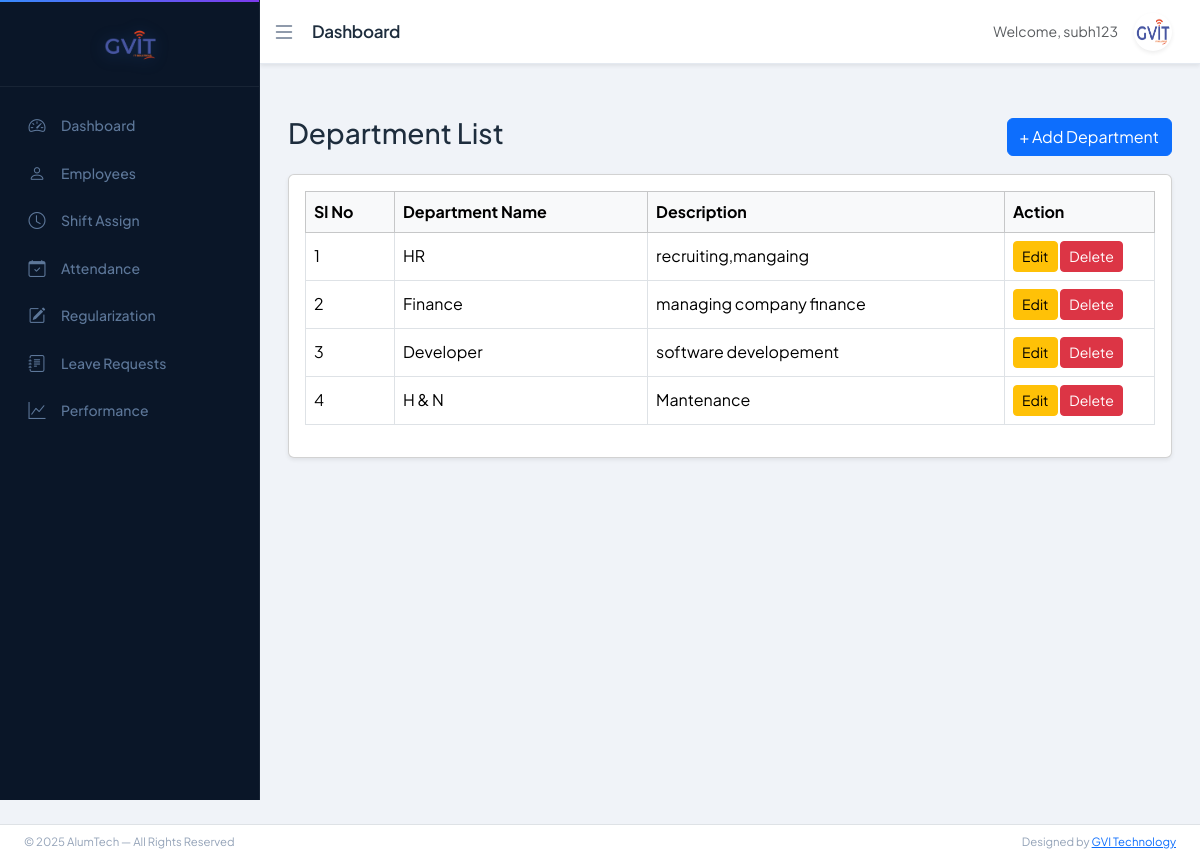
The app's page /department/ (signed in) with its own data.
### app/models.py (models this page shows, shortened)
class Department(models.Model):
    name = models.CharField(max_length=100, unique=True)
    description = models.TextField(blank=True)

### app/views.py (the view)
# urls.py: path('department/', views.department_list, name='department_list'),
@login_required(login_url='login')
def department_list(request):
    return render(request, 'department/department_list.html', {
        'departments': Department.objects.all().order_by('id')
    })

### templates/department/department_list.html (shortened to what this page needs)
{% extends 'base_dashboard.html' %}
{% block content %}
<div class="d-flex justify-content-between align-items-center mb-3">
  <h3>Department List</h3>
  <a href="{% url 'department_add' %}" class="btn btn-primary">
    + Add Department
  </a>
</div>
<div class="card shadow-sm">
  <div class="card-body">
    <table class="table table-bordered table-hover align-middle">
      <thead class="table-light">
        <tr>
          <th>Sl No</th>
          <th>Department Name</th>
          <th>Description</th>
          <th width="150">Action</th>
        </tr>
      </thead>
      <tbody>
        {% for dept in departments %}
        <tr>
          <td>{{ forloop.counter }}</td>
          <td>{{ dept.name }}</td>
          <td>{{ dept.description }}</td>
          <td>
            <a href="{% url 'department_edit' dept.id %}" class="btn btn-sm btn-warning">
              Edit
            </a>
            <a href="{% url 'department_delete' dept.id %}"
               class="btn btn-sm btn-danger"
               onclick="return confirm('Delete this department?')">
              Delete
            </a>
          </td>
        </tr>
        {% empty %}
        <tr>
          <td colspan="4" class="text-center">No departments found</td>
        </tr>
        {% endfor %}
      </tbody>
    </table>
  </div>
</div>
{% endblock %}

### templates/base_dashboard.html (shortened to what this page needs)
{% load static %}
<!doctype html>
<html lang="en">
<head>
<link href="https://cdn.jsdelivr.net/npm/bootstrap@5.3.2/dist/css/bootstrap.min.css" rel="stylesheet">
<link href="https://cdn.jsdelivr.net/npm/bootstrap-icons@1.11.3/font/bootstrap-icons.css" rel="stylesheet">
<link rel="stylesheet" href="{% static 'css/dashboard_style.css' %}">
</head>
<body>
{% if request.user.is_superuser %}
    {% include "includes/sidebar_admin.html" %}
{% elif request.user.employee_profile.role == "HR" %}
    {% include "includes/sidebar_hr.html" %}
{% elif request.user.employee_profile.role == "ACCOUNTS" %}
    {% include "includes/sidebar_accounts.html" %}
{% else %}
    {% include "includes/sidebar_employee.html" %}
{% endif %}
<nav class="navbar navbar-expand-lg navbar-custom shadow-sm" id="navbar">
    <div class="container-fluid">
        <button class="toggle-btn border-0 bg-transparent p-0"
                id="sidebarToggleBtn"
                aria-label="Toggle sidebar"
                aria-expanded="true"
                aria-controls="sidebar">
            <i class="bi bi-list fs-4"></i>
        </button>
        <span class="navbar-brand ms-3 fw-semibold">
            {% block page_title %}Dashboard{% endblock %}
        </span>
        <div class="ms-auto d-flex align-items-center gap-3 me-3">
            <span class="text-muted small">
                Welcome, {{ request.user.username }}
            </span>
            <div class="dropdown">
                <a href="#"
                   class="dropdown-toggle profile-toggle"
                   data-bs-toggle="dropdown"
                   aria-label="User profile menu"
                   aria-haspopup="true"
                   aria-expanded="false">
                    <img src="{% static 'images/gvit.png' %}"
                         width="38"
                         height="38"
                         class="rounded-circle shadow-sm"
                         alt="Profile picture">
                </a>
            </div>
        </div>
    </div>
</nav>
<div class="content mt-4 pb-5" id="content">
    {% block content %}{% endblock %}
</div>
<footer id="footer" class="bg-secondary border-top mt-auto">
    <div class="container-fluid px-4">
        <div class="row align-items-center py-2">
            <div class="col-md-6 small">
                © 2025 AlumTech — All Rights Reserved
            </div>
            <div class="col-md-6 text-md-end small">
                Designed by
                <a href="https://www.gvitechnology.com/" target="_blank">
                    GVI Technology
                </a>
            </div>
        </div>
    </div>
</footer>
</body>
</html>

### static/css/dashboard_style.css (style rules this page uses)
:root { --sidebar-width: 260px; --sidebar-collapsed: 72px; --navbar-height: 64px; --sidebar-bg: #0a1628; --sidebar-surface: #111f38; --sidebar-border: rgba(255,255,255,0.06); --sidebar-active-glow: rgba(56, 139, 253, 0.15); --accent: #388bfd; --accent-soft: rgba(56, 139, 253, 0.18); --accent-glow: 0 0 20px rgba(56, 139, 253, 0.35); --text-primary: #e6edf3; --text-muted: #5d7799; --text-faint: #374a63; --bg-page: #f0f3f8; --surface: #ffffff; --border: #e4e9f0; --shadow-sm: 0 1px 3px rgba(0,0,0,0.06), 0 1px 2px rgba(0,0,0,0.04); --shadow-md: 0 4px 16px rgba(0,0,0,0.08); --radius: 12px; --transition: all 0.3s cubic-bezier(0.4, 0, 0.2, 1); }
*, *::before, *::after { box-sizing: border-box; }
body { overflow-x: hidden; background: var(--bg-page); font-family: 'Plus Jakarta Sans', 'Segoe UI', sans-serif; color: #1e2d3d; -webkit-font-smoothing: antialiased; }
.navbar-custom { background: var(--surface); border-bottom: 1px solid var(--border); margin-left: var(--sidebar-width); height: var(--navbar-height); transition: var(--transition); display: flex; align-items: center; box-shadow: var(--shadow-sm); position: sticky; top: 0; z-index: 999; }
.navbar-brand { font-weight: 700; font-size: 17px; color: #1e2d3d; letter-spacing: -0.3px; }
.toggle-btn { font-size: 20px; cursor: pointer; color: #64748b; transition: var(--transition); padding: 6px; border-radius: 8px; line-height: 1; }
.profile-toggle img { cursor: pointer; border: 2px solid transparent; border-radius: 50%; transition: var(--transition); }
.profile-toggle::after { display: none !important; }
.profile-toggle { padding: 0; }
.content { margin-left: var(--sidebar-width); padding: 28px; padding-bottom: 90px; transition: var(--transition); min-height: calc(100vh - var(--navbar-height)); }
#footer { left: var(--sidebar-width); transition: var(--transition); background: var(--surface) !important; border-top: 1px solid var(--border); font-size: 13px; color: #94a3b8; }
#content { animation: pageFadeIn 0.3s ease forwards; }

### records on screen
Department: name "HR", description "recruiting,mangaing"
Department: name "Finance", description "managing company finance"
Department: name "Developer", description "software developement"
Department: name "H & N", description "Mantenance"

### other values on screen
{{ request.user.username }} "subh123"
